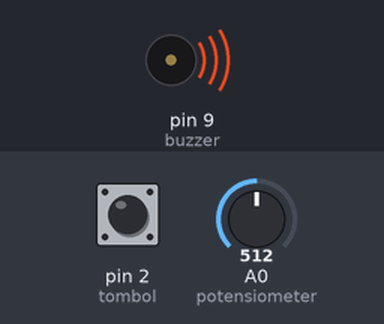
Bench run of a sketch on a simulated Arduino Uno, built with avr-gcc and run on an emulated ATmega328P. Shown: buzzer (waves = sounding). The inputs (shaded band) are chosen by the test bench; at power-on: A0 (potensiometer) = 512, pin 2 (tombol) HIGH. What the sketch prints to the serial monitor is not drawn.

Above: at 4.2 s.
4.3 s: A0 (potensiometer) set to 8
7.3 s: A0 (potensiometer) set to 11
Timing chart, 0 to 10.3 s (numbered marks = the images above; inputs shaded):
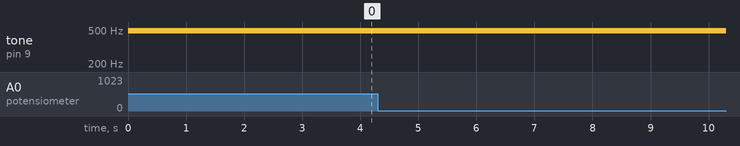

Measured:
- after the input at 4.3 s, every drawn part: stays the same
- after the input at 7.3 s, every drawn part: stays the same

The sketch:

potensiobuzzer.ino
```cpp
const int potensiometer = A0;
const int tombol = 2;
const int buzzer = 9;

void setup() {
  pinMode(tombol, INPUT_PULLUP);
  pinMode(buzzer, OUTPUT);

  Serial.begin(9600);
}

void loop() {

  int nilaiPot = analogRead(potensiometer);

  // Ubah nilai 0-1023 menjadi 0-255
  int intensitas = map(nilaiPot, 0, 1023, 0, 255);

  // Tombol ditekan
  if (digitalRead(tombol) == LOW) {

    analogWrite(buzzer, 0);

  } else {

    analogWrite(buzzer, intensitas);

  }

  Serial.print("Potensiometer = ");
  Serial.print(nilaiPot);

  Serial.print(" | PWM Buzzer = ");
  Serial.println(intensitas);

  delay(50);
}
```
